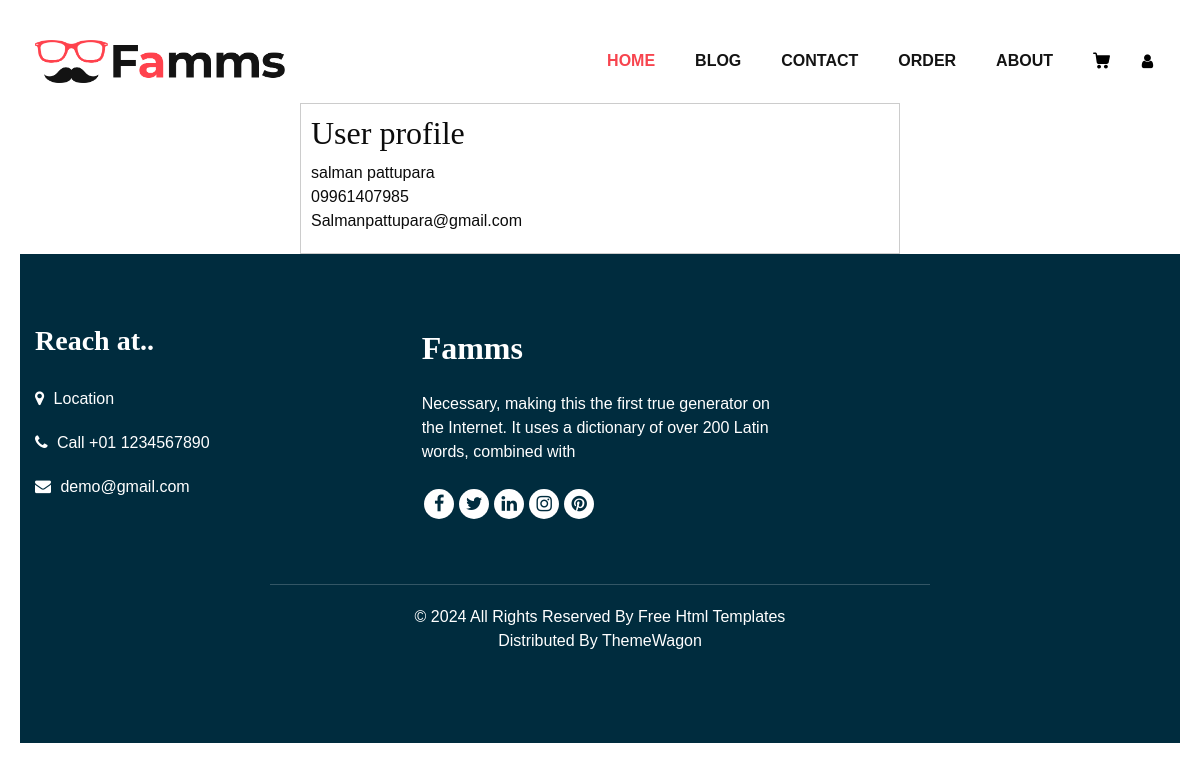
The page /profile/ (signed in) on the database as committed earlier.
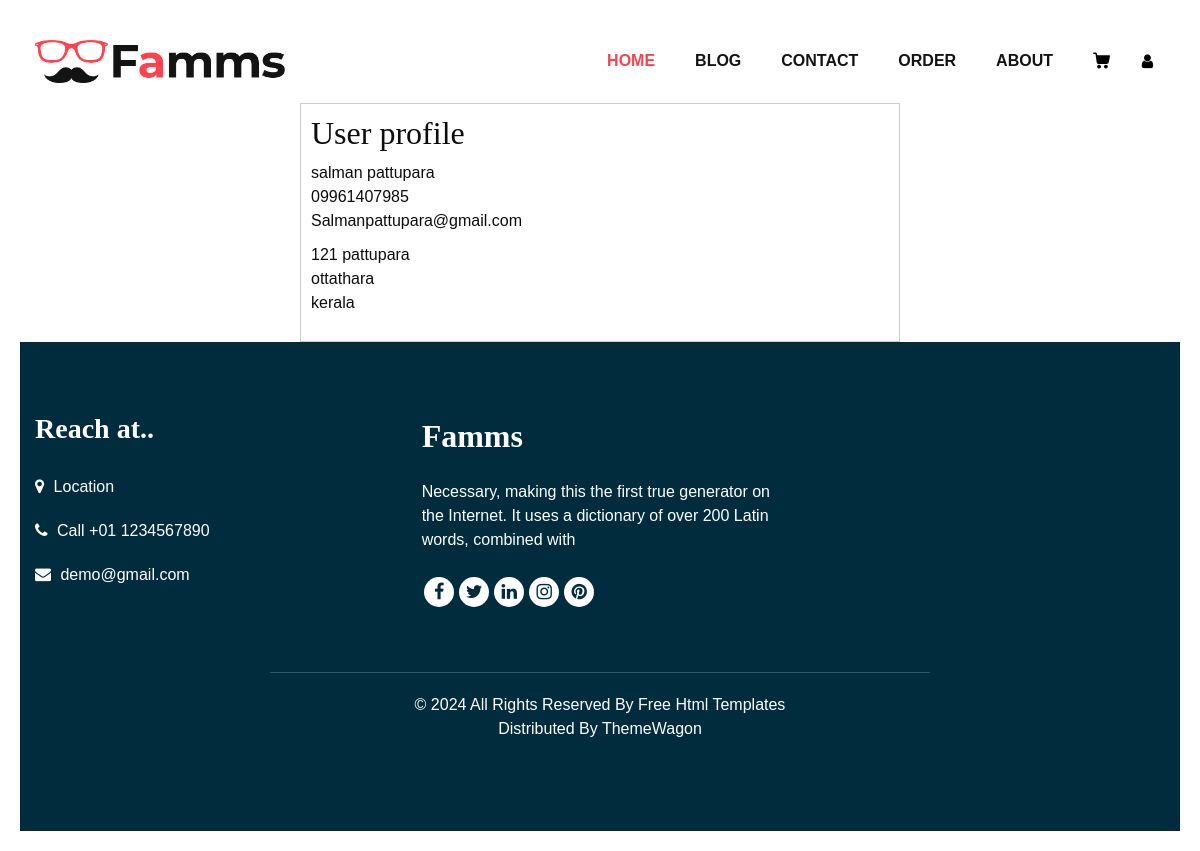
The same page on the database as committed later.
### customers/models.py (models this page shows)
class Customer(models.Model):
    customer=models.OneToOneField(User,on_delete=models.CASCADE,null=True,blank=True)
    f_name=models.CharField("First name",max_length=50,blank=True)
    l_name=models.CharField("Last name",max_length=50,blank=True)
    mobile_number=models.CharField("Mobile number",max_length=80,blank=True)
    email=models.CharField("email id",max_length=256,blank=True)
    def __str__(self) -> str:
        return self.f_name

class Address(models.Model):
    customer=models.ForeignKey(User,on_delete=models.CASCADE)
    flat_no=models.CharField("flat/house no",max_length=80,blank=True)
    street=models.CharField(max_length = 150)
    area=models.CharField(max_length=150)
    district=models.CharField(max_length=160)
    state=models.CharField(max_length=150)
    country=models.CharField(max_length=150)
    zip_code=models.IntegerField("zip code")

### customers/views.py (the view)
# urls.py: path("",views.profile,name="profile"),
def profile(request):
    userprofile=Customer.objects.get(customer=request.user)
    address=Address.objects.filter(customer=request.user)
    print(userprofile)
    context={
        "userprofile":userprofile,
        "addresses":address
    }
    return render(request,"userprofile.html",context)

### templates/userprofile.html (shortened to what this page needs)
{% extends "top_bottom_bar.html" %}
{% block content %}
<!DOCTYPE html>
<html lang="en">
<head>
</head>
<body>
    <div class="cart">
        <h2>User profile</h2>
            <div class="item">
                <div class="item-details">
                    <span> {{userprofile.f_name}} {{userprofile.l_name}}</span><br>
                    <span>{{userprofile.mobile_number}}</span><br>
                    <span>{{userprofile.email}}</span><br>
                </div>
            </div>
            {% for address in addresses %}
            <div class="item-details">
                <span> {{address.flat_no}} {{userprofile.l_name}}</span><br>
                <span>{{address.street}}</span><br>
                <span>{{address.state}}</span><br>
            </div>
            <div><p>
                   {% endfor %}
                </div>
   </div>
{% endblock content %}

Rows that differ between the two databases and show on the page:
added Address: flat_no "121", {{ userprofile.l_name }} "pattupara", street "ottathara", state "kerala"
